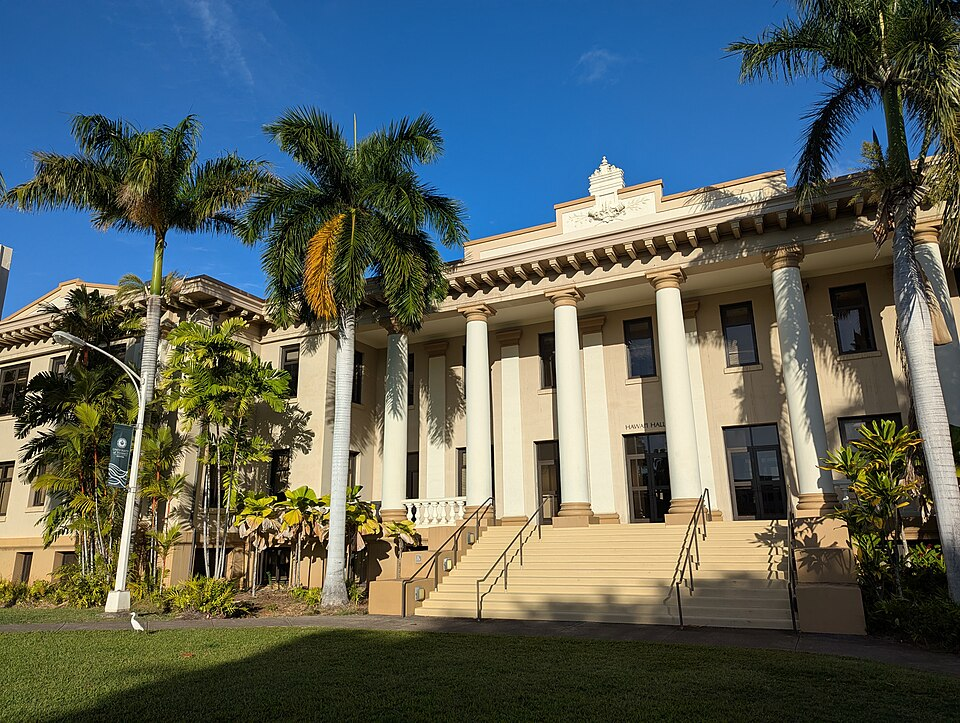
#> input picture python/images/hawaii_hall.jpg, 960 x 723 px
$ python harrisScript.py
#> lines starting #> are read from the running program, lines starting #| are printed output that depends on the picture; after the words box and inside, x2 and y2 are one past the last pixel; in counts of white or black regions, pixels touching at a corner belong together
### python/myImageGradient.py
import numpy as np
import cv2


# Derivative kernels provided in the handout.
KX = np.array([
    [-1, 0, 1],
    [-2, 0, 2],
    [-1, 0, 1]
], dtype=np.float64) / 8.0
KY = KX.T


def myImageGradient(img0):
    """Compute horizontal and vertical image derivatives.

    Parameters
    ----------
    img0 : ndarray, shape (H, W)
        Grayscale input image.

    Returns
    -------
    imgx, imgy : ndarray
        Horizontal and vertical derivatives.
    """
    img0 = np.asarray(img0, dtype=np.float64)
    if img0.ndim != 2:
        raise ValueError("img0 must be a 2D grayscale image")

    if img0.max() > 1.0:
        img0 = img0 / 255.0

    # filter img0 with KX and KY.
    # You may use cv2.filter2D or scipy.ndimage filtering.
    imgx = cv2.filter2D(img0, -1, KX)
    imgy = cv2.filter2D(img0, -1, KY)

    return imgx, imgy

### python/myHarrisResponse.py
import numpy as np
import cv2


def myHarrisResponse(imgx, imgy, sigma=1.5, k=0.04):
    """Compute the Harris response from image derivatives.

    Returns
    -------
    R, Sxx, Syy, Sxy : ndarray
        Harris response and smoothed gradient-product images.
    """
    imgx = np.asarray(imgx, dtype=np.float64)
    imgy = np.asarray(imgy, dtype=np.float64)

    if imgx.shape != imgy.shape:
        raise ValueError("imgx and imgy must have the same shape")

    # form the gradient products Ix^2, Iy^2, and Ix*Iy.
    ix2 = imgx*imgx
    iy2 = imgy*imgy
    ixy = imgx*imgy


    # Gaussian smooth the three gradient products.
    # Hint: cv2.GaussianBlur(array, (0, 0), sigma)
    Sxx = cv2.GaussianBlur(ix2, (0,0), sigma )
    Syy = cv2.GaussianBlur(iy2, (0,0), sigma )
    Sxy = cv2.GaussianBlur(ixy, (0,0), sigma )

    # compute
    # R = Sxx*Syy - Sxy**2 - k*(Sxx + Syy)**2
    R = Sxx *Syy - Sxy**2 - k*(Sxx + Syy)**2

    return R, Sxx, Syy, Sxy

### python/myHarrisCorners.py
import numpy as np
from scipy.ndimage import maximum_filter


def myHarrisCorners(R, thresholdRel=0.01, nmsSize=7):
    """Select strong local maxima from a Harris response map.

    Parameters
    ----------
    R : ndarray, shape (H, W)
        Harris response map.
    thresholdRel : float
        Relative threshold as a fraction of max(R).
    nmsSize : int
        Width/height of the local NMS neighborhood.

    Returns
    -------
    corners : ndarray, shape (N, 2)
        Detected [x, y] corner coordinates.
    """
    R = np.asarray(R, dtype=np.float64)

    peak = np.max(R)
    minheight = thresholdRel*peak

    strong = R > minheight

    supmax = maximum_filter(R, nmsSize)
    peaks = R == supmax

    corners = np.argwhere(strong & peaks)[:, ::-1]


    return corners

### python/harrisScript.py
from pathlib import Path
import cv2
import numpy as np
import matplotlib.pyplot as plt

from myImageGradient import myImageGradient
from myHarrisResponse import myHarrisResponse
from myHarrisCorners import myHarrisCorners


def draw_corners(img, corners, radius=4):
    out = img.copy()
    for x, y in corners:
        cv2.circle(out, (int(x), int(y)), radius, (0, 0, 255), 1,
                   lineType=cv2.LINE_AA)
    return out


image_path = Path("images/hawaii_hall.jpg")
if not image_path.exists():
    raise FileNotFoundError(
        "images/hawaii_hall.jpg not found. Run: python downloadExampleImage.py"
    )

img = cv2.imread(str(image_path))
#> img is the input picture: shape (723, 960, 3); mean B, G, R 95.6, 100, 90.5
gray = cv2.cvtColor(img, cv2.COLOR_BGR2GRAY)

# Parameters from the handout.
sigma = 1.5
k = 0.04
thresholdRel = 0.01
nmsSize = 33

imgx, imgy = myImageGradient(gray)
R, Sxx, Syy, Sxy = myHarrisResponse(imgx, imgy, sigma, k)
#> in myHarrisResponse, `Sxy = cv2.GaussianBlur(ixy, (0,0), sigma )`:
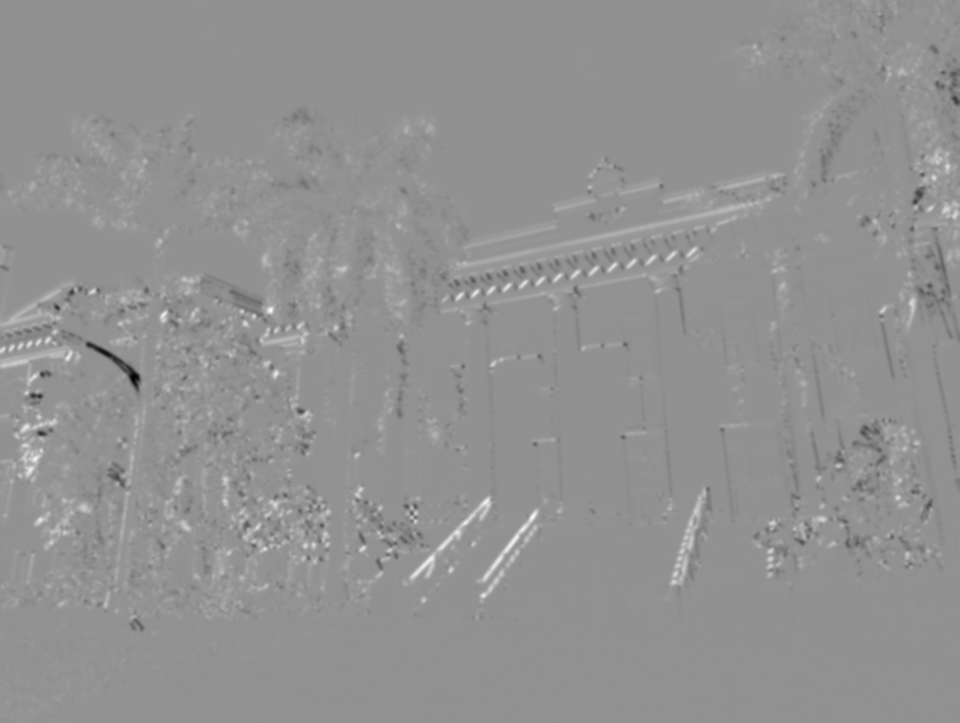
#> Sxy: shape (723, 960) float64; min -0.0558, max 0.0417, mean 0.00028; drawn with min black and max white
#> in myHarrisResponse, `R = Sxx *Syy - Sxy**2 - k*(Sxx + Syy)**2`:
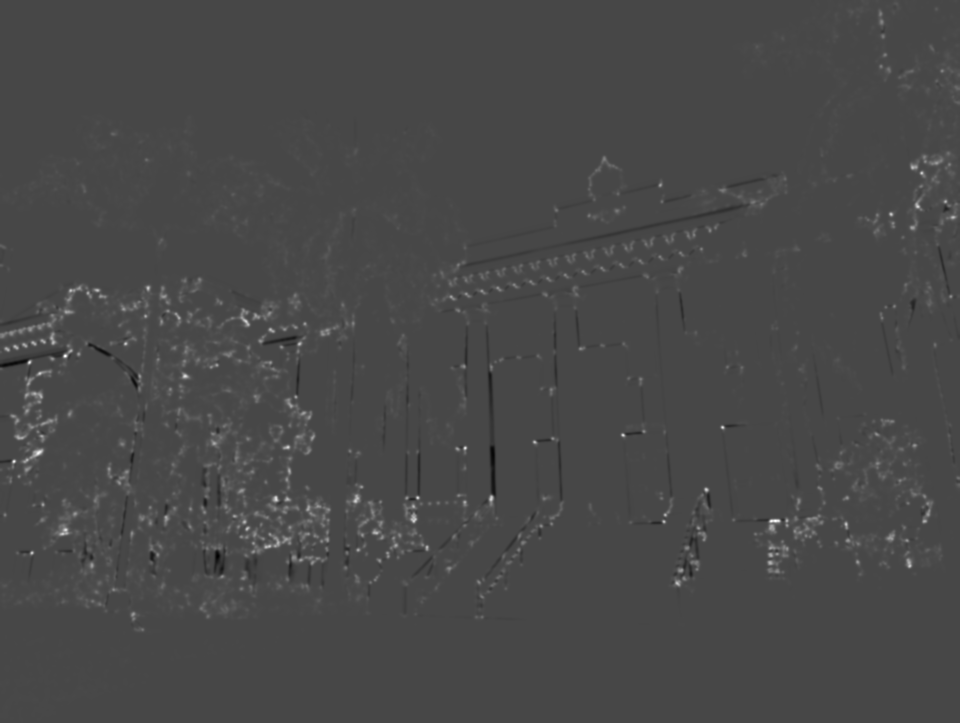
#> R: shape (723, 960) float64; min -0.000715, max 0.00184, mean 1.56e-05; drawn with min black and max white
corners = myHarrisCorners(R, thresholdRel, nmsSize)
#> in myHarrisCorners, `peak = np.max(R)`: peak = 0.00184
#> in myHarrisCorners, `minheight = thresholdRel*peak`: minheight = 1.84e-05
#> in myHarrisCorners, `strong = R > minheight`:
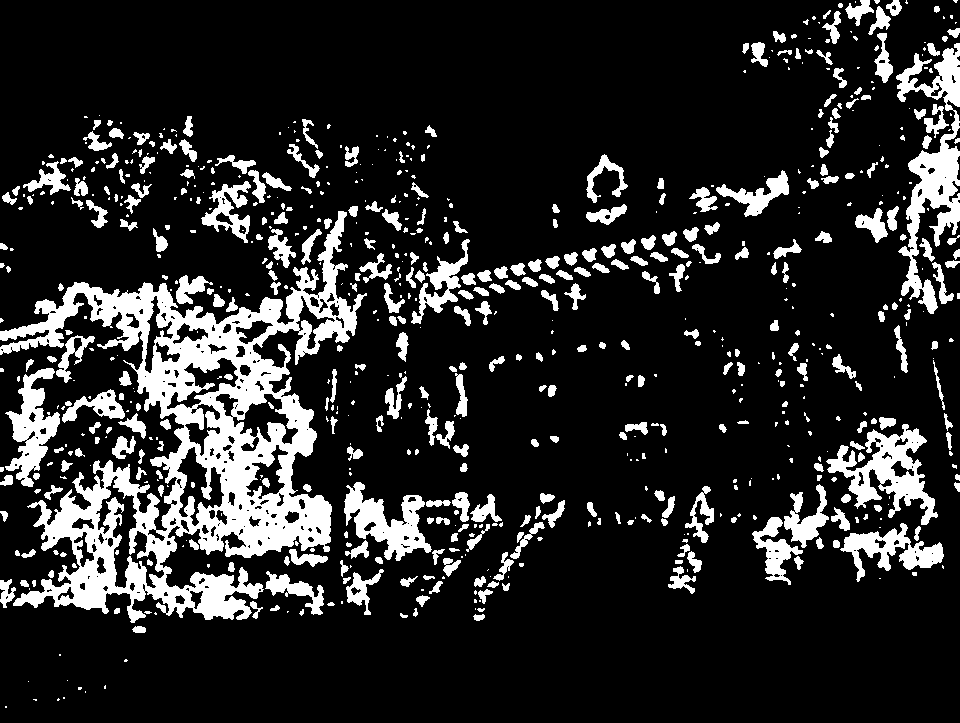
#> strong: shape (723, 960) bool; 16.1% white; 747 white regions (373 under 20 px), largest, box (x1, y1, x2, y2) and area: (0, 211, 367, 623) 45587, (896, 43, 960, 314) 6307, (826, 424, 938, 525) 4208
#> in myHarrisCorners, `peaks = R == supmax`:
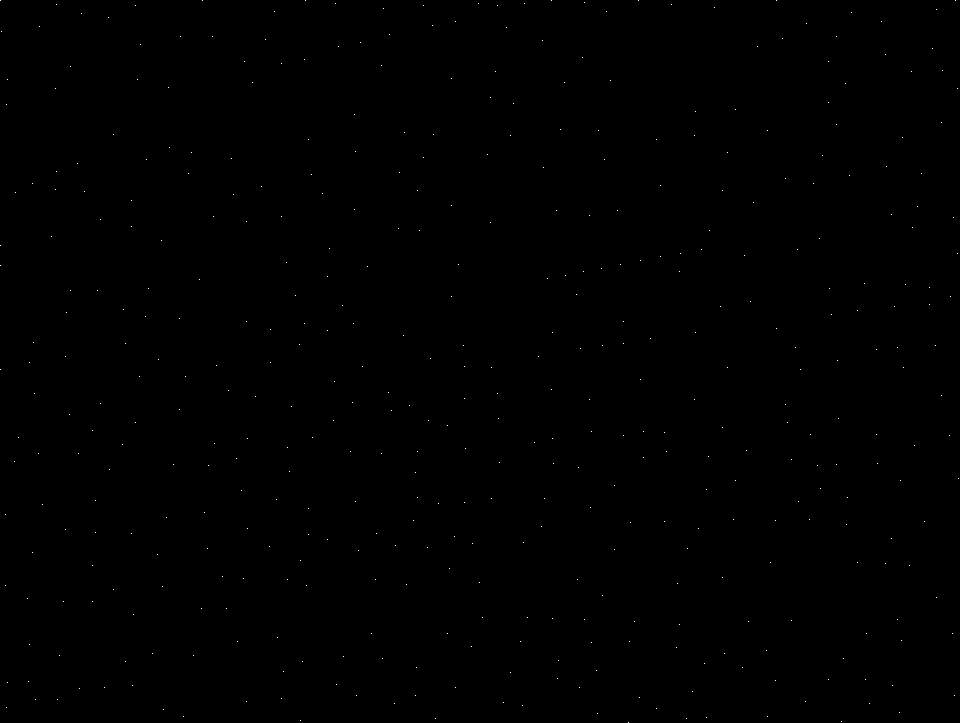
#> peaks: shape (723, 960) bool; 0.06% white in thin lines or dots
#> in myHarrisCorners, `corners = np.argwhere(strong & peaks)[:, ::-1]`: corners = 285 pairs, first value 0 to 958, second value 0 to 707

if any(v is None for v in [imgx, imgy, R, corners]):
    raise RuntimeError("Complete the TODOs in the Harris functions first.")

print(f"Detected corners: {len(corners)}")
#| Detected corners: 285
result = draw_corners(img, corners)
#> the loop in draw_corners, `for x, y in corners:` made 285 passes
#> (x, y) on passes 1 to 3: (955, 0), (936, 9), (851, 12)
#> after the loop in draw_corners, `for x, y in corners:`:
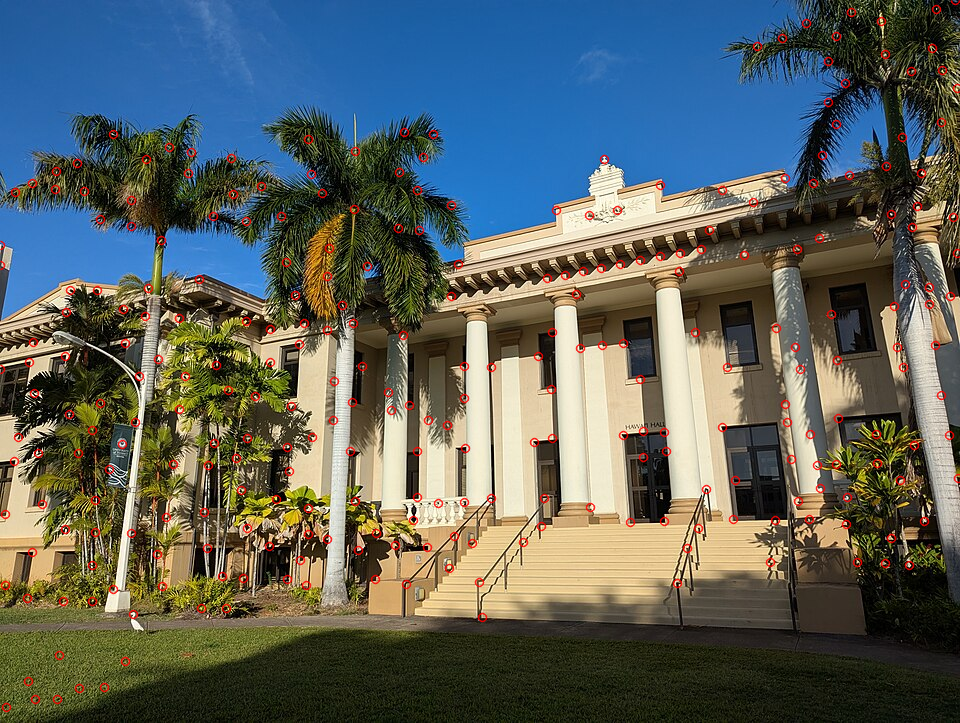
#> out: shape (723, 960, 3); 2.44% of pixels changed, all inside (x1, y1, x2, y2) = (0, 0, 960, 713)

# Intermediate results for the write-up.
fig, ax = plt.subplots(2, 2, figsize=(10, 8))
ax[0, 0].imshow(cv2.cvtColor(img, cv2.COLOR_BGR2RGB))
ax[0, 0].set_title("Input")
ax[0, 1].imshow(imgx, cmap="gray")
ax[0, 1].set_title("Ix")
ax[1, 0].imshow(imgy, cmap="gray")
ax[1, 0].set_title("Iy")
ax[1, 1].imshow(R, cmap="gray")
ax[1, 1].set_title("Harris response R")
for a in ax.flat:
    a.axis("off")
plt.tight_layout()
plt.savefig("harris_intermediate.png", dpi=180, bbox_inches="tight")
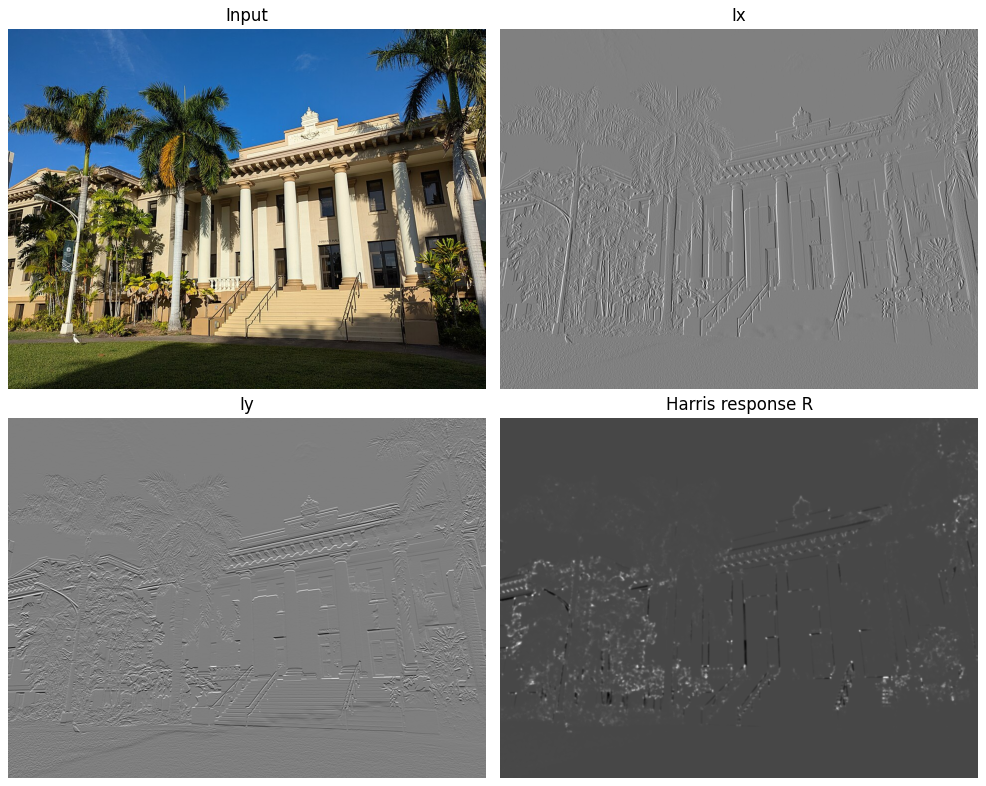
#> figure drawn by matplotlib, 4 panels

plt.figure(figsize=(9, 6))
plt.imshow(cv2.cvtColor(result, cv2.COLOR_BGR2RGB))
plt.title(f"Harris corners (N={len(corners)})")
plt.axis("off")
plt.tight_layout()
plt.savefig("harris_corners.png", dpi=180, bbox_inches="tight")
plt.show()
